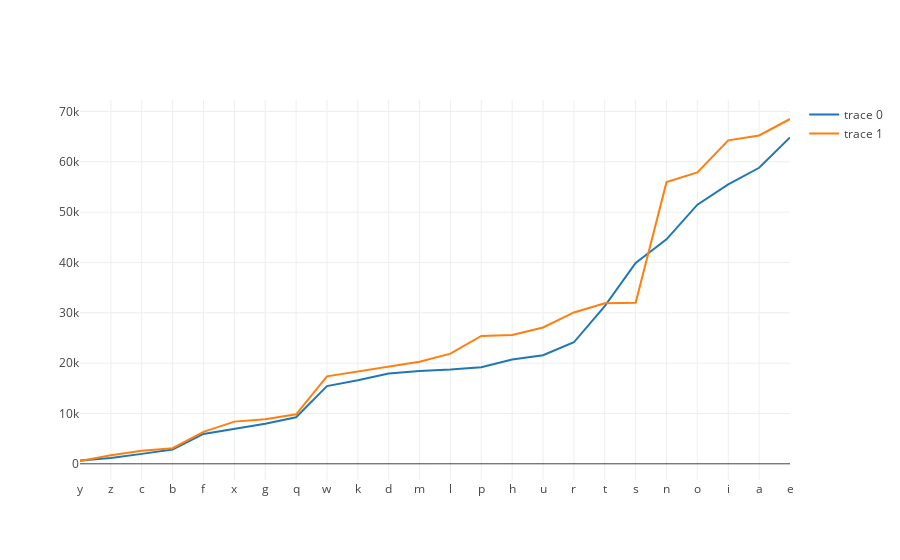

The cell this chart's notebook holds for it:
### Markdown cell above
### Plot the Histogram

### Code cell
val normCharSeq = normHisto.map(_._1.toString).toSeq
val normCountSeq = normHisto.map(_._2).toSeq

val normalGreek = Scatter(
  normCharSeq,
  normCountSeq
)

val lemCharSeq = lemHisto.map(_._1.toString).toSeq
val lemCountSeq = lemHisto.map(_._2).toSeq

val lemmatizedGreek = Scatter(
  normCharSeq,
  lemCountSeq
)

//val data = Seq(lemmatizedGreek)
//val data = Seq(normalGreek)
//val data = Seq(lemmatizedGreek, normalGreek)
val data = Seq(normalGreek, lemmatizedGreek)

plot(data)

### Figure 1 — Plotly figure (JSON) as saved in the notebook; plotly's stock layout.template omitted (floating-point values rounded to 4 significant figures)
{"data": [{"type": "scatter", "x": ["y", "z", "c", "b", "f", "x", "g", "q", "w", "k", "d", "m", "l", "p", "h", "u", "r", "t", "s", "n", "o", "i", "a", "e"], "y": [668, 1163, 1975, 2845, 5935, 6937, 7979, 9244, 15438, 16584, 17926, 18445, 18716, 19191, 20735, 21576, 24144, 31327, 39925, 44588, 51480, 55510, 58806, 64837]}, {"type": "scatter", "x": ["y", "z", "c", "b", "f", "x", "g", "q", "w", "k", "d", "m", "l", "p", "h", "u", "r", "t", "s", "n", "o", "i", "a", "e"], "y": [559, 1706, 2583, 3111, 6356, 8383, 8843, 9843, 17382, 18379, 19364, 20293, 21895, 25410, 25575, 27079, 30076, 31874, 31992, 55958, 57899, 64259, 65226, 68502]}], "layout": {}}
